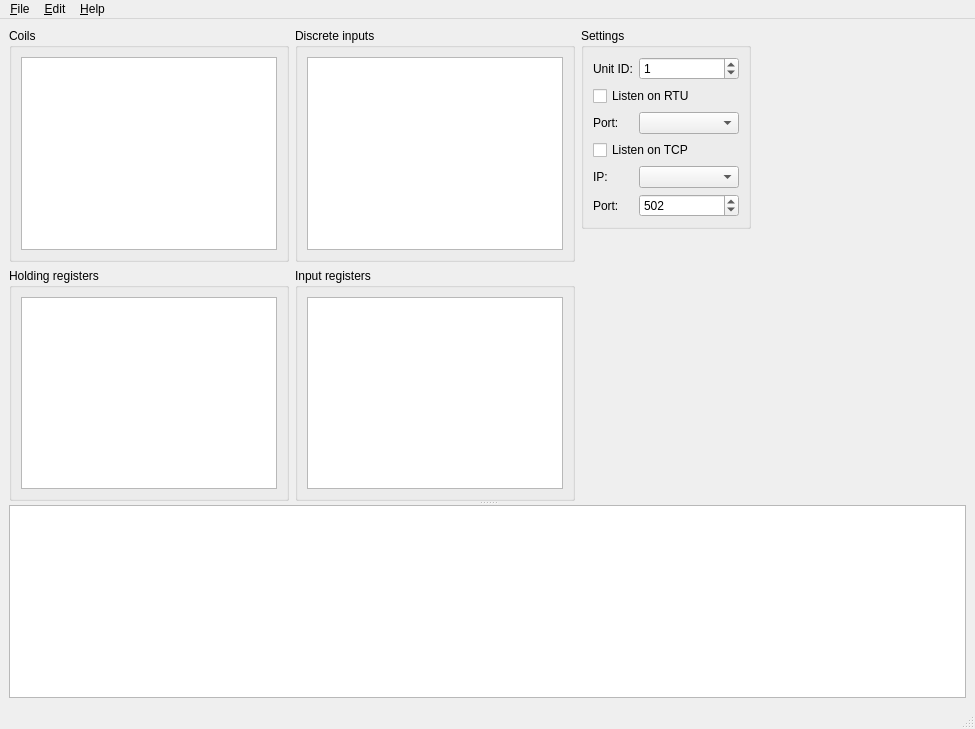
<?xml version="1.0" encoding="UTF-8"?>
<ui version="4.0">
 <class>MainWindow</class>
 <widget class="QMainWindow" name="MainWindow">
  <property name="geometry">
   <rect>
    <x>0</x>
    <y>0</y>
    <width>975</width>
    <height>729</height>
   </rect>
  </property>
  <property name="windowTitle">
   <string>MainWindow</string>
  </property>
  <widget class="QWidget" name="centralwidget">
   <layout class="QHBoxLayout" name="horizontalLayout_8">
    <item>
     <widget class="QSplitter" name="splitter">
      <property name="orientation">
       <enum>Qt::Vertical</enum>
      </property>
      <widget class="QWidget" name="">
       <layout class="QHBoxLayout" name="horizontalLayout_7">
        <item>
         <layout class="QHBoxLayout" name="horizontalLayout_6">
          <item>
           <layout class="QGridLayout" name="gridLayout">
            <item row="0" column="0">
             <widget class="QGroupBox" name="groupBox">
              <property name="title">
               <string>Coils</string>
              </property>
              <layout class="QHBoxLayout" name="horizontalLayout">
               <item>
                <widget class="QTableView" name="tableView"/>
               </item>
              </layout>
             </widget>
            </item>
            <item row="0" column="1">
             <widget class="QGroupBox" name="groupBox_2">
              <property name="title">
               <string>Discrete inputs</string>
              </property>
              <layout class="QHBoxLayout" name="horizontalLayout_2">
               <item>
                <widget class="QTableView" name="tableView_3"/>
               </item>
              </layout>
             </widget>
            </item>
            <item row="1" column="0">
             <widget class="QGroupBox" name="groupBox_4">
              <property name="title">
               <string>Holding registers</string>
              </property>
              <layout class="QHBoxLayout" name="horizontalLayout_4">
               <item>
                <widget class="QTableView" name="tableView_4"/>
               </item>
              </layout>
             </widget>
            </item>
            <item row="1" column="1">
             <widget class="QGroupBox" name="groupBox_3">
              <property name="title">
               <string>Input registers</string>
              </property>
              <layout class="QHBoxLayout" name="horizontalLayout_3">
               <item>
                <widget class="QTableView" name="tableView_2"/>
               </item>
              </layout>
             </widget>
            </item>
           </layout>
          </item>
          <item>
           <layout class="QVBoxLayout" name="verticalLayout">
            <item>
             <widget class="QGroupBox" name="groupBox_5">
              <property name="title">
               <string>Settings</string>
              </property>
              <layout class="QHBoxLayout" name="horizontalLayout_5">
               <item>
                <layout class="QFormLayout" name="formLayout">
                 <property name="sizeConstraint">
                  <enum>QLayout::SetDefaultConstraint</enum>
                 </property>
                 <item row="5" column="1">
                  <widget class="QSpinBox" name="spinBox">
                   <property name="maximum">
                    <number>65535</number>
                   </property>
                   <property name="value">
                    <number>502</number>
                   </property>
                  </widget>
                 </item>
                 <item row="5" column="0">
                  <widget class="QLabel" name="label">
                   <property name="text">
                    <string>Port:</string>
                   </property>
                  </widget>
                 </item>
                 <item row="0" column="0">
                  <widget class="QLabel" name="label_3">
                   <property name="text">
                    <string>Unit ID:</string>
                   </property>
                  </widget>
                 </item>
                 <item row="0" column="1">
                  <widget class="QSpinBox" name="spinBox_2">
                   <property name="maximum">
                    <number>255</number>
                   </property>
                   <property name="value">
                    <number>1</number>
                   </property>
                  </widget>
                 </item>
                 <item row="1" column="0" colspan="2">
                  <widget class="QCheckBox" name="checkBox">
                   <property name="text">
                    <string>Listen on RTU</string>
                   </property>
                  </widget>
                 </item>
                 <item row="2" column="0">
                  <widget class="QLabel" name="label_4">
                   <property name="text">
                    <string>Port:</string>
                   </property>
                  </widget>
                 </item>
                 <item row="2" column="1">
                  <widget class="QComboBox" name="comboBox"/>
                 </item>
                 <item row="3" column="0" colspan="2">
                  <widget class="QCheckBox" name="checkBox_2">
                   <property name="text">
                    <string>Listen on TCP</string>
                   </property>
                  </widget>
                 </item>
                 <item row="4" column="0">
                  <widget class="QLabel" name="label_2">
                   <property name="text">
                    <string>IP:</string>
                   </property>
                  </widget>
                 </item>
                 <item row="4" column="1">
                  <widget class="QComboBox" name="comboBox_2">
                   <property name="minimumSize">
                    <size>
                     <width>100</width>
                     <height>0</height>
                    </size>
                   </property>
                  </widget>
                 </item>
                </layout>
               </item>
              </layout>
             </widget>
            </item>
            <item>
             <spacer name="verticalSpacer">
              <property name="orientation">
               <enum>Qt::Vertical</enum>
              </property>
              <property name="sizeHint" stdset="0">
               <size>
                <width>20</width>
                <height>40</height>
               </size>
              </property>
             </spacer>
            </item>
           </layout>
          </item>
         </layout>
        </item>
        <item>
         <spacer name="horizontalSpacer">
          <property name="orientation">
           <enum>Qt::Horizontal</enum>
          </property>
          <property name="sizeHint" stdset="0">
           <size>
            <width>40</width>
            <height>20</height>
           </size>
          </property>
         </spacer>
        </item>
       </layout>
      </widget>
      <widget class="QTableWidget" name="tableWidget">
       <property name="columnCount">
        <number>0</number>
       </property>
      </widget>
     </widget>
    </item>
   </layout>
  </widget>
  <widget class="QMenuBar" name="menubar">
   <property name="geometry">
    <rect>
     <x>0</x>
     <y>0</y>
     <width>975</width>
     <height>21</height>
    </rect>
   </property>
   <widget class="QMenu" name="menuFile">
    <property name="title">
     <string>&amp;File</string>
    </property>
    <addaction name="actionExit"/>
   </widget>
   <widget class="QMenu" name="menuEdit">
    <property name="title">
     <string>&amp;Edit</string>
    </property>
    <addaction name="actionSettings"/>
   </widget>
   <widget class="QMenu" name="menuHelp">
    <property name="title">
     <string>&amp;Help</string>
    </property>
    <addaction name="actionAbout"/>
    <addaction name="actionAbout_Qt"/>
   </widget>
   <addaction name="menuFile"/>
   <addaction name="menuEdit"/>
   <addaction name="menuHelp"/>
  </widget>
  <widget class="QStatusBar" name="statusbar"/>
  <action name="actionAbout">
   <property name="text">
    <string>&amp;About...</string>
   </property>
  </action>
  <action name="actionAbout_Qt">
   <property name="text">
    <string>About &amp;Qt...</string>
   </property>
  </action>
  <action name="actionSettings">
   <property name="text">
    <string>&amp;Settings...</string>
   </property>
  </action>
  <action name="actionExit">
   <property name="text">
    <string>&amp;Exit...</string>
   </property>
   <property name="shortcut">
    <string>Ctrl+Q</string>
   </property>
  </action>
 </widget>
 <resources/>
 <connections/>
</ui>
